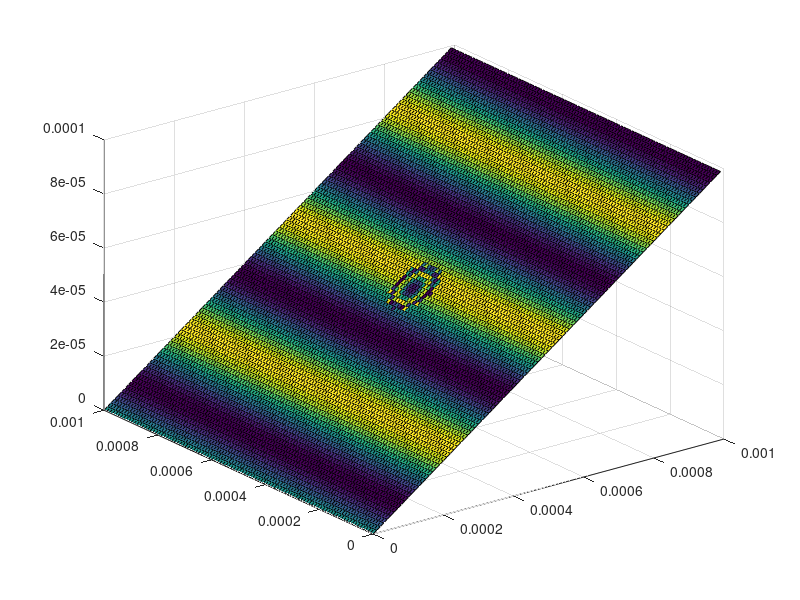

MATLAB code for this plot: (Note: this script raises an error after producing the figure.)
clear;
close all;
I0 = 1;
times = 0;

lambda = 6e-5; % 波长，为 600nm

for theta = 0.1:0.005:0.4 % 劈尖夹角
    times = times + 1;
    length = .001; % 劈尖长度
    xmax = 0.001 * cos(theta); % ?
    [x, y] = meshgrid(0:0.00001:xmax, 0:0.00001:0.001); % 生成网格，x 为横坐标，y 为纵坐标
    z = x * tan(theta);
    % 球面凹陷参数
    r = lambda; % 球半径，例如 0.5 毫米
    x_0 = length / 2; % 球心 x 坐标
    y_0 = 0.0005; % 球心 y 坐标
    z_0 = -0.0001; % 球面凹陷深度

    % 确定球面区域
    inside_sphere = (x - x_0) .^ 2 + (y - y_0) .^ 2 <= r ^ 2;

    % 计算球面凹陷的深度
    z_sphere = z_0 - sqrt(r ^ 2 - (x - x_0) .^ 2 - (y - y_0) .^ 2);
    z_sphere(~inside_sphere) = 0; % 凹陷外的区域不受影响

    % 更新劈尖处的高度 h 以包括球面凹陷
    h = x * tan(theta) + z_sphere;

    k = 2 * pi / lambda; % 波数
    Delta = 2 * h; % 光程差
    I = I0 * 2 * (cos(Delta * k + pi / 2) + 1);
    surf(x, y, z, I);
    set(gcf, 'color', 'white', [0.667, 0.667, 1]);
    shading interp; % 颜色插值
    colorbar;
    axis equal; % 等比例缩放
    set(gca, 'ZLim', [0, 0.0006]);
    set(gca, 'XLim', [0, 0.001]);
    xlabel('x/m'); ylabel('y/m'); zlabel('z/m');
    title(['劈尖夹角为', num2str(theta / pi * 180, 4), 'deg']);
    colormap gray;
    m(:, times) = getframe; % 把图像存入矩阵 m 中
end

movie(m, 2);
